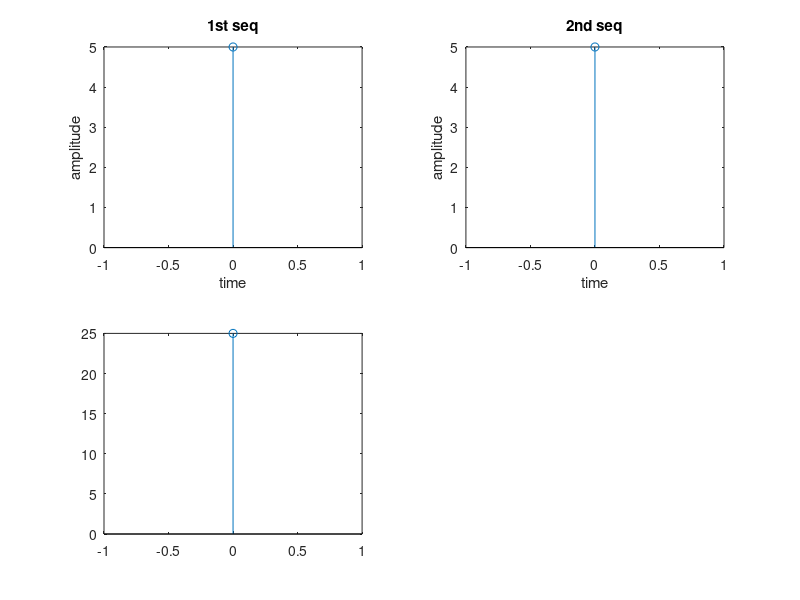

Reproduce this figure in MATLAB.
x=input('enter the first seq')
h=input('enter the second seg')
N1=length(x)
N2=length(h)
N=N1+N2-1
y=conv(x,h)
disp('the conv is')
disp(y)
n1=0:1:N1-1
n2=0:1:N2-1
n=0:1:N-1
subplot(2,2,1)
stem(n1,x)
xlabel('time')
ylabel('amplitude')
title('1st seq')
subplot(2,2,2)
stem(n2,h)
xlabel('time')
ylabel('amplitude')
title('2nd seq')
subplot(2,2,3)
stem(n,y)

